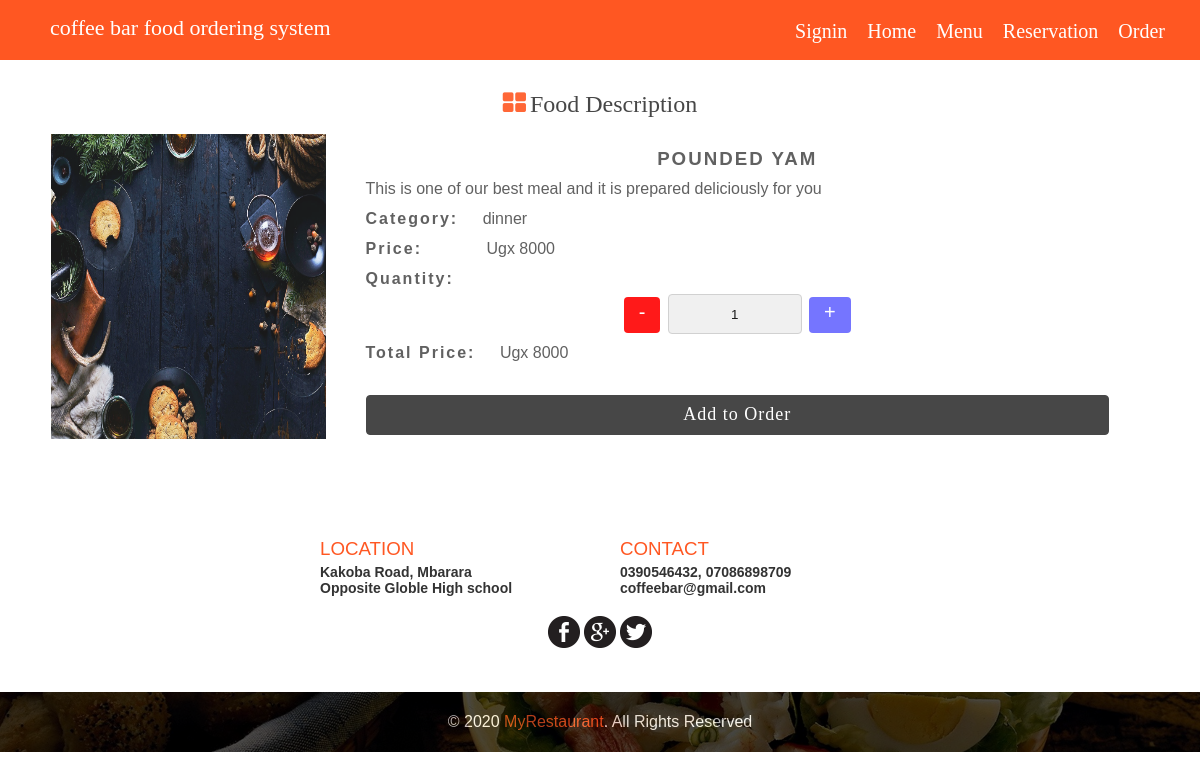
Page /detail.php?fid=9 on the committed database.
### tables this page shows
CREATE TABLE `food` (
  `id` int(11) NOT NULL,
  `food_name` varchar(255) NOT NULL,
  `food_category` varchar(255) NOT NULL,
  `food_sub_category` varchar(150) DEFAULT NULL,
  `food_price` int(11) NOT NULL,
  `food_description` text NOT NULL
);

### detail.php (the view, shortened to what this page needs)
<?php
require "admin/includes/db.php";
$name = "";
$desc = "";
$price = "";
if($_SERVER['REQUEST_METHOD'] == 'GET') {
	if(isset($_GET['fid']) && preg_replace("#[^0-9]#", "", $_GET['fid']) != "") {
		$fid = preg_replace("#[^0-9]#", "", $_GET['fid']);
		if($fid != "") {
			$get_detail = $db->query("SELECT * FROM food WHERE id='".$fid."' LIMIT 1");
			if($get_detail->num_rows) {
				while($row = $get_detail->fetch_assoc()) {
					$id = $row['id'];
					$name = $row['food_name'];
					$desc = $row['food_description'];
					$cat  = $row['food_category'];
					$price  = $row['food_price'];
				}
			}else{
				header("location: index.php");
			}
		}
	}else{
		header("location: index.php");
	}
}elseif($_SERVER['REQUEST_METHOD'] == 'POST') {
	if(isset($_POST['submit'])) {
		$id = preg_replace("#[^0-9]#", "", $_POST['fid']);
		$qty = preg_replace("#[^0-9]#", "", $_POST['amount']);
		header("location: basket.php?fid=".$id."&qty=".$qty."");
	}
}
?>
<!Doctype html>
<html lang="en">
<head>
	<link rel="stylesheet" href="css/main.css" />
</head>
<body>
	<?php require "includes/header.php"; ?>
<br/><br/><br/>
<div class="content remove_pad" onclick="remove_class()">
	<div class="inner_content on_parallax">
		<h2><span class="fresh">Food Description</span></h2>
		<div class="parallax_content">
			<div class="detail_holder">
				<div class="detail_img">
					<img src="image/FoodPics/<?php echo $id;?>.jpg" width="100%" alt="no image found" />
				</div>
				<div class="detail_desc">
					<form class="" method="post" action="detail.php">
						<h3 class="desc_header"><?php echo $name; ?></h3>
						<p class="desc_detail"><?php echo $desc; ?> </p>
						<p><span class="bold_desc">Category:</span> <?php echo $cat; ?></p>
						<p><span class="bold_desc price">Price:</span> Ugx <span id="price"><?php echo $price; ?></span></p>
						<div class="form_group">
							<p><span class="bold_desc">Quantity:</span></p>
							<p class="label_center"><label class="subtract" onclick="subtract_price();">-</label><input readonly type="text" id="amount" name="amount" value="1"><label class="add" onclick="sum_price();">+</label><p>
							</div>
							<p><span class="bold_desc">Total Price:</span> Ugx <span id="total_price"><?php echo $price; ?></span></p>
							<div class="form_group">
								<input type="submit" name="submit" class="submit add_order" value="Add to Order" />
							</div>
						</form>
					</div>
				</div>
			</div>
		</div>
	</div>
	<div class="content" onclick="remove_class()">
		<div class="inner_content">
			<div class="contact">
				<?php require_once 'address.php' ?>
			</div>
		</div>
	</div>
	<div class="footer_parallax" onclick="remove_class()">
		<div class="on_footer_parallax">
			<p>&copy; <?php echo strftime("%Y", time()); ?> <span>MyRestaurant</span>. All Rights Reserved</p>
		</div>
	</div>
</body>
</html>

### css/main.css (style rules this page uses)
* { margin: 0; padding: 0; box-sizing: border-box; }
body { font-family: Arial, Helvetica, san-serif, tahoma; }
div.on_parallax { background: #fff; opacity: 0.9; color: #505050; text-align: center; height: 370px; padding: 10px; }
div.on_parallax h2 { color: #333; margin: 15px auto; font-weight: 200; font-family: lucida handwriting; }
span.fresh:before { content: '\f009'; font-family: FontAwesome; color: #FF5722; font-size: 25px; margin-right: 4px; }
div.parallax_content { max-width: 1100px; height: auto; padding: 1px; margin: 0 auto; }
div.content { background: #fff; color: #000; padding: 20px 15px; height: auto; display: block; }
div.content.remove_pad { background: #fff; color: #000; padding: 2px 15px; height: auto; display: block; }
div.inner_content { max-width: 1200px; height: auto; padding: 20px; margin: 0 auto; }
label { display: block; margin-top: 10px; margin-bottom: 5px; color: #505050; font-size: 18px; }
input[type=text], input[type=password], input[type=email], input[type=number], input[type=date], input[type=time] { width: 100%; border: 1px solid #CCCCCC; padding: 7px; height: 40px; background: #efefef; border-radius: 4px; }
input[type=submit].submit { width: 100%; background: #FF5722; color: #fff; padding: 7px; height: 40px; border: 1px solid #FF5722; font-family: verdana; font-size: 19px; margin-top: 27px; border-radius: 4px; }
div.contact { max-width: 600px; margin: 0 auto; height: auto; color: #333; }
div.footer_parallax { background-image: url("../image/dish_2.jpg"); background-attachment: fixed; height: 60px; background-repeat: no-repeat; background-position: center; background-size: cover; width: 100%; }
div.on_footer_parallax { background: #000; opacity: 0.7; color: #fff; text-align: center; height: 60px; padding: 10px; text-align: center; }
div.on_footer_parallax p { line-height: 40px; }
div.on_footer_parallax p span { color: #FF5722; }
div.detail_holder { display: block; height: auto; }
div.detail_img { width: 25%; height: auto; float: left; }
div.detail_img img { height: 305px; }
div.detail_desc { width: 75%; padding: 10px 40px; float: left; text-align: left; line-height: 30px; }
p.label_center { text-align: center; }
h3.desc_header { text-align: center; text-transform:uppercase; letter-spacing: 2px; transition: letter-spacing 200ms ease-in; -moz-transition: letter-spacing 200ms ease-in; -webkit-transition: letter-spacing 200ms ease-in; }
p.desc_detail { text-align: justify; }
div.detail_desc label { padding: 0px 15px 6px 15px; display: inline-block; margin-top: 1px; font-size: 20px; border-radius: 4px; cursor: pointer; }
div.detail_desc label.add { background: #6666FF; color: #fff; }
div.detail_desc label.subtract { background: red; color: #fff; }
span.bold_desc { display: inline-block; font-weight: bold; letter-spacing: 2px; margin-right: 20px; }
span.bold_desc.price { display: inline-block; font-weight: bold; letter-spacing: 2px; margin-right: 60px; }
div.detail_desc input[type=text] { padding: 10px 20px; display: inline; width: 18%; margin: 0% 1%; text-align: center; }
input[type=submit].submit.add_order { background: #333; border: 1px solid #333; letter-spacing: 1px; font-size: 18px; cursor: pointer; transition: letter-spacing 200ms ease-in; -moz-transition: letter-spacing 200ms ease-in; -webkit-transition: letter-spacing 200ms ease-in; }

### rows in the picture
food: food_name "POUNDED YAM", food_description "This is one of our best meal and it is prepared deliciously for you", food_category "dinner", food_price "8000"
